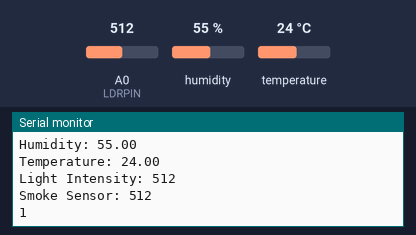
Recording of a sketch running on a simulated ESP8266 (NodeMCU). Parts: the last lines printed to the serial monitor. The inputs (shaded band) are chosen by the test bench; at power-on: humidity 55 %, A0 (LDRPIN) = 512, temperature 24 °C. WiFi joins after 1.5 s; servers stay silent unless stated.

Above: at 5.1 s.
5.2 s: humidity set to 22 %
At 6.27 s:
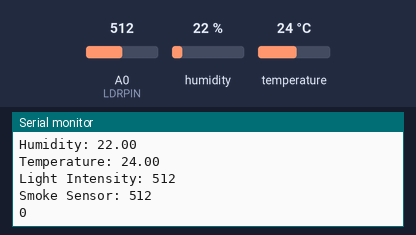
6.7 s: A0 (LDRPIN) set to 710
At 6.93 s:
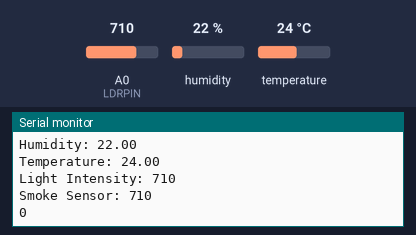
8.2 s: temperature set to 12 °C
9.7 s: A0 (LDRPIN) set to 716
At 9.99 s:
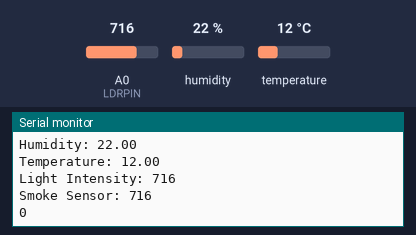
11.2 s: humidity set to 40 %
Timing chart, 0 to 13.7 s (numbered marks = the images above; inputs shaded):
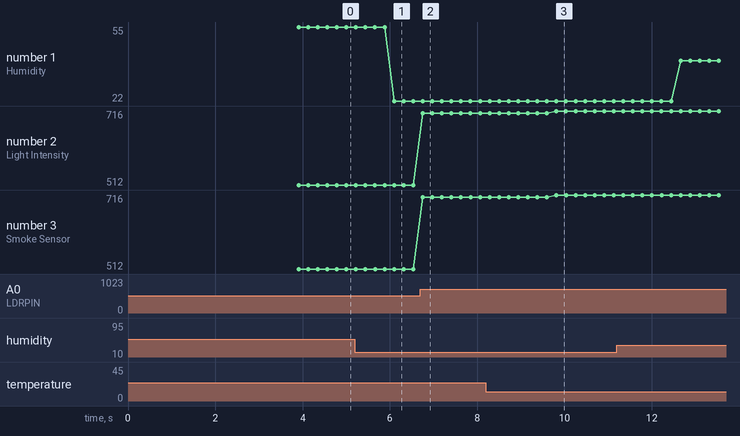

Measured:
- after the input at 5.2 s, the serial monitor: prints a new line after 0.90 s (image 1)
- after the input at 6.7 s, the serial monitor: prints a new line after 0.06 s (image 2)
- after the input at 9.7 s, the serial monitor: prints a new line after 0.12 s (image 3)
- plotted number 1: 55 → 22 after the input at 5.2 s, 22 → 40 after the input at 11.2 s
- plotted number 2: 512 → 710 after the input at 6.7 s, 710 → 716 after the input at 9.7 s
- plotted number 3: 512 → 710 after the input at 6.7 s, 710 → 716 after the input at 9.7 s

The sketch:

NodeMCU_ESP8266_Sender_Sensor.ino
```cpp
#include <ESP8266WiFi.h>
#include <ESP8266HTTPClient.h>
#include <BlynkSimpleEsp8266.h>
#include <WiFiClient.h>
#include <DHT.h>
#include <ThingSpeak.h>

unsigned long Channel_ID = 2140111;            // Channel ID
const char *WriteAPIKey = "MKVNHS4CCUSL3QNZ";  // Your write API Key
long delayStart = millis();

#define DHTPIN D2          // DHT sensor pin
#define DHTTYPE DHT22      // DHT sensor type
#define LDRPIN A0          // LDR sensor pin
#define smokeSensorPin D7  //Smoke Sensor pin

//Auth code for Blynk App
char auth[] = "DuFkmj-mQZUPJUywZW0u7PsLeLwd1OfT";
//Setting up SSID and Password of Wifi
const char* ssid = "iPhone";
const char* pass = "helloWorld098";
//Providing the IP of the Server
const IPAddress receiver_ip(172, 20, 10, 2);
WiFiClient client;

//Threshold value for sensor to make decisions
const float threshold_low_light = 100;
const float threshold_high_light = 700;
const float threshold_low_humidity = 30;
const float threshold_high_humidity = 80;
const float threshold_low_temperature = 18;
const float threshold_high_temperature = 40;
const float threshold_smoke_sensor = 1024;

//Activating the DHT sensor
DHT dht(DHTPIN, DHTTYPE);

void setup() {
  Serial.begin(9600);         //For Serial Connection to Serial Monitor
  WiFi.disconnect();
  delay(2000);
  Serial.print("Start Connection");     //Starting the fresh Wifi Connection
  pinMode(smokeSensorPin, INPUT);
  WiFi.begin(ssid, pass);
  while (WiFi.status() != WL_CONNECTED) {
    delay(200);
    Serial.println("Connecting to WiFi...");
  }
  Serial.println("Connected to WiFi");
  // Connect to WiFi network

  Blynk.begin(auth, ssid, pass);      //Starting the Blynk App Connection
  dht.begin();                        //initializing the DHT sensor for Readings
  ThingSpeak.begin(client);
}

void loop() {

  Blynk.run();
  float humidity = dht.readHumidity();    // Read humidity value from DHT sensor
  float temperature = dht.readTemperature();   // Read temperature value from DHT sensor
  int ldr_value = analogRead(LDRPIN);         // Read LDR sensor value
  int smokeVal = analogRead(smokeSensorPin); //Reading Smoke Sensor Value
  Serial.print("Humidity: ");
  Serial.println(humidity);
  Serial.print("Temperature: ");
  Serial.println(temperature);
  Serial.print("Light Intensity: ");
  Serial.println(ldr_value);
  Serial.print("Smoke Sensor: ");
  Serial.println(smokeVal);

  Blynk.virtualWrite(V0, humidity);            // Send humidity value to Blynk app
  Blynk.virtualWrite(V1, temperature);         // Send temperature value to Blynk app
  Blynk.virtualWrite(V2, ldr_value);           // Send LDR value to Blynk app

   int ledStatus = 0;
  //Conditional Statement for Threshold value
  if((humidity >  threshold_low_humidity && humidity<  threshold_high_humidity ) && (temperature> threshold_low_temperature && temperature < threshold_high_temperature) && (ldr_value > threshold_low_light && ldr_value < threshold_high_light))
    {
      ledStatus = 1; // Value to set the value Window status
    }
    else
    {
      ledStatus = 0; // Value to set the value Window status
    }

    if (smokeVal >= threshold_smoke_sensor){
      ledStatus = 2;
    }

    int data = ledStatus;
    // Sending Data to the NodeMCU
    Serial.println(data);

    //Sending data to the nearby node
    if (client.connect(receiver_ip, 80)) {
      client.print(data);  // Send sensor value to receiver NodeMCU
      client.stop();
    }

    //Uploading the Values to the thingspeak Server
    if ((millis() - delayStart) >= 45000) {
    ThingSpeak.writeField(Channel_ID, 1, ldr_value, WriteAPIKey);
    delayStart = millis();
  }
   else if ((millis() - delayStart) >= 30000) {
     ThingSpeak.writeField(Channel_ID, 2, temperature, WriteAPIKey);
  }
   else if ((millis() - delayStart) >= 15000) {
    ThingSpeak.writeField(Channel_ID, 3, humidity, WriteAPIKey);
  }
}
```
